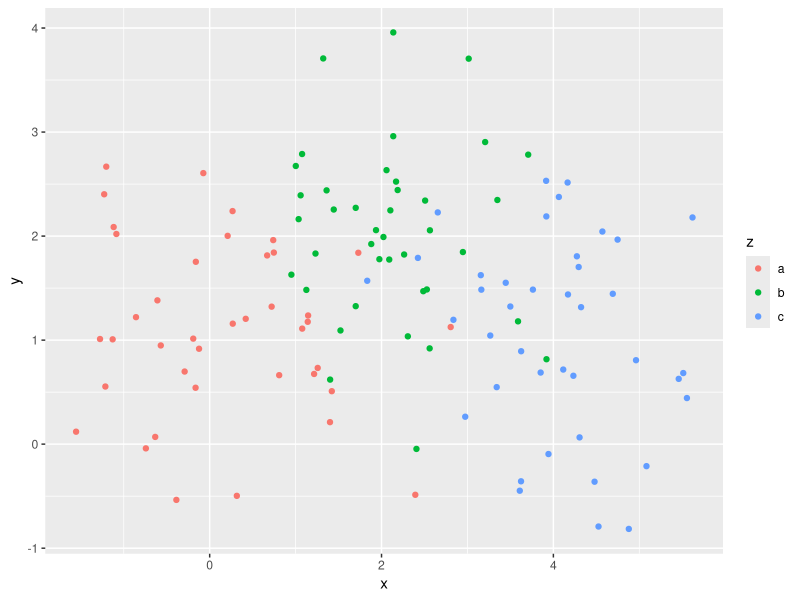

Source code (R):
library(ggplot2)
df <- data.frame(
  x = rnorm(120, c(0, 2, 4)),
  y = rnorm(120, c(1, 2, 1)),
  z = letters[1:3]
)

ggplot(df, aes(x, y)) + 
  geom_point(aes(colour = z))
